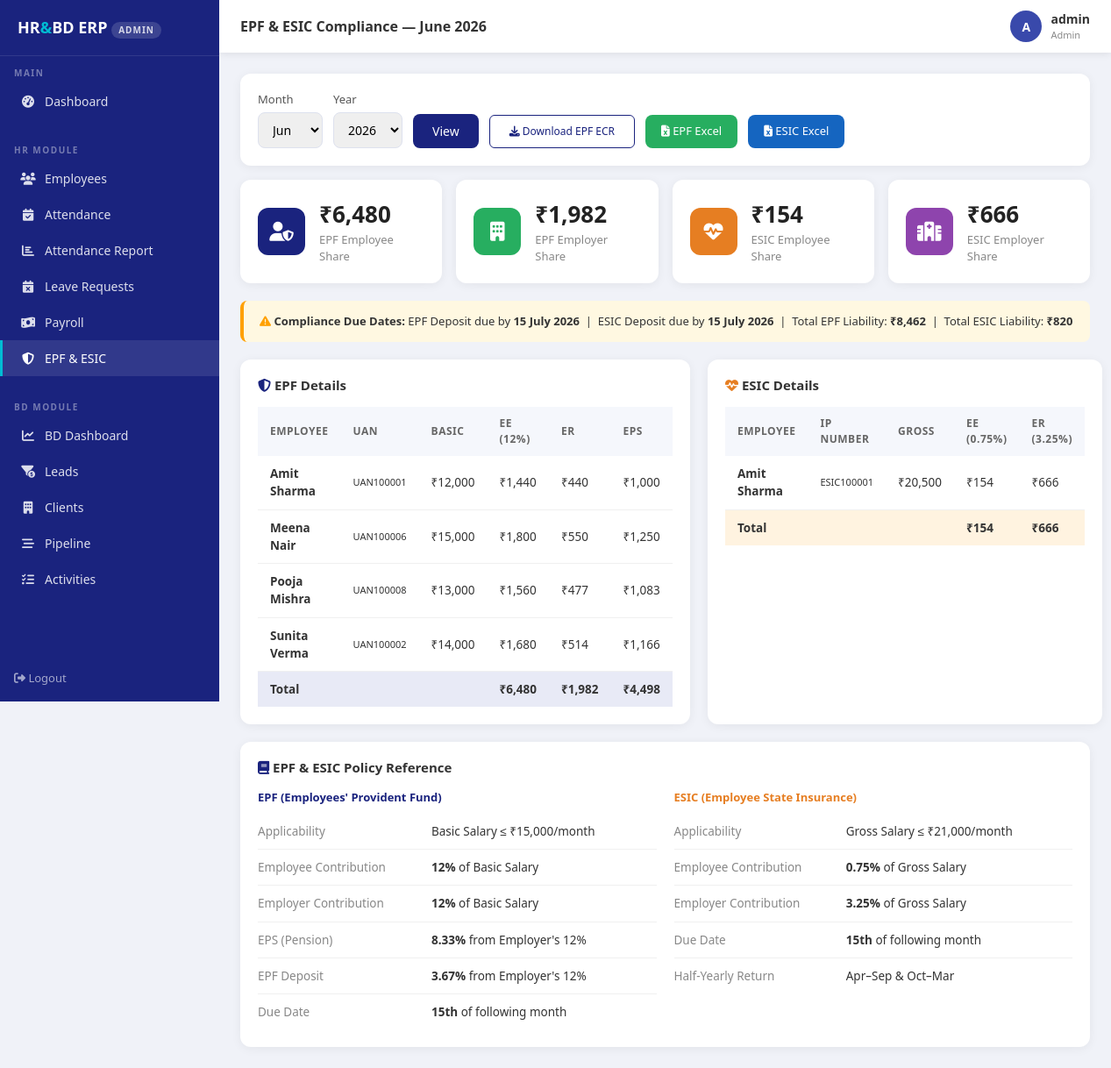
The app's page /compliance (signed in) with its own data.
### app/models/models.py (models this page shows, shortened)
class User(UserMixin, db.Model):
    __tablename__ = 'users'
    id            = db.Column(db.Integer, primary_key=True)
    username      = db.Column(db.String(80),  unique=True, nullable=False)
    email         = db.Column(db.String(120), unique=True, nullable=False)
    password_hash = db.Column(db.String(256))
    role          = db.Column(db.String(20),  default='employee')
    employee_id   = db.Column(db.Integer, db.ForeignKey('employees.id'), nullable=True)
    is_active     = db.Column(db.Boolean, default=True)
    created_at    = db.Column(db.DateTime, default=datetime.utcnow)

class EPFRecord(db.Model):
    __tablename__ = 'epf_records'
    id             = db.Column(db.Integer, primary_key=True)
    month          = db.Column(db.Integer, nullable=False)
    year           = db.Column(db.Integer, nullable=False)
    employee_id    = db.Column(db.Integer, db.ForeignKey('employees.id'), nullable=False)
    uan_number     = db.Column(db.String(20))
    basic_wages    = db.Column(db.Float, default=0.0)
    epf_employee   = db.Column(db.Float, default=0.0)
    epf_employer   = db.Column(db.Float, default=0.0)
    eps_employer   = db.Column(db.Float, default=0.0)
    total_epf      = db.Column(db.Float, default=0.0)
    deposit_status = db.Column(db.String(20), default='pending')
    deposit_date   = db.Column(db.Date,   nullable=True)
    challan_number = db.Column(db.String(50), nullable=True)
    created_at     = db.Column(db.DateTime, default=datetime.utcnow)
    employee = db.relationship('Employee', backref='epf_records')

class Employee(db.Model):
    __tablename__ = 'employees'
    id              = db.Column(db.Integer, primary_key=True)
    employee_code   = db.Column(db.String(20),  unique=True, nullable=False)
    first_name      = db.Column(db.String(50),  nullable=False)
    last_name       = db.Column(db.String(50),  nullable=False)
    email           = db.Column(db.String(120), unique=True, nullable=False)
    phone           = db.Column(db.String(15))
    date_of_birth   = db.Column(db.Date)
    gender          = db.Column(db.String(10))
    address         = db.Column(db.Text)
    department_id   = db.Column(db.Integer, db.ForeignKey('departments.id'))
    designation_id  = db.Column(db.Integer, db.ForeignKey('designations.id'))
    joining_date    = db.Column(db.Date, nullable=False)
    employment_type = db.Column(db.String(20), default='full_time')
    status          = db.Column(db.String(20), default='active')
    basic_salary       = db.Column(db.Float, default=0.0)
    hra                = db.Column(db.Float, default=0.0)
    special_allowance  = db.Column(db.Float, default=0.0)
    travel_allowance   = db.Column(db.Float, default=0.0)
    uan_number      = db.Column(db.String(20))   # EPF Universal Account Number
    esic_ip_number  = db.Column(db.String(20))   # ESIC Insured Person Number
    epf_applicable  = db.Column(db.Boolean, default=True)
    esic_applicable = db.Column(db.Boolean, default=True)
    pan_number      = db.Column(db.String(10))
    aadhaar_number  = db.Column(db.String(12))
    created_at      = db.Column(db.DateTime, default=datetime.utcnow)
    leave_requests    = db.relationship('LeaveRequest', backref='employee', lazy=True)
    attendance_records= db.relationship('Attendance',   backref='employee', lazy=True)
    payroll_records   = db.relationship('Payroll',      backref='employee', lazy=True)
    @property
    def full_name(self):
        return f'{self.first_name} {self.last_name}'

class ESICRecord(db.Model):
    __tablename__ = 'esic_records'
    id             = db.Column(db.Integer, primary_key=True)
    month          = db.Column(db.Integer, nullable=False)
    year           = db.Column(db.Integer, nullable=False)
    employee_id    = db.Column(db.Integer, db.ForeignKey('employees.id'), nullable=False)
    ip_number      = db.Column(db.String(20))
    gross_wages    = db.Column(db.Float, default=0.0)
    esic_employee  = db.Column(db.Float, default=0.0)
    esic_employer  = db.Column(db.Float, default=0.0)
    total_esic     = db.Column(db.Float, default=0.0)
    deposit_status = db.Column(db.String(20), default='pending')
    deposit_date   = db.Column(db.Date,   nullable=True)
    challan_number = db.Column(db.String(50), nullable=True)
    created_at     = db.Column(db.DateTime, default=datetime.utcnow)
    employee = db.relationship('Employee', backref='esic_records')

### app/routes/compliance.py (the view)
@compliance_bp.route('/compliance')
@login_required
@hr_only
def index():
    month = request.args.get('month', date.today().month, type=int)
    year  = request.args.get('year',  date.today().year,  type=int)
    return render_template('compliance/index.html',
                           **_svc.get_dashboard_data(month, year))

### app/templates/compliance/index.html (shortened to what this page needs)
{% extends "base.html" %}
{% block page_title %}EPF & ESIC Compliance — {{ month_name }} {{ year }}{% endblock %}
{% block content %}
<div class="table-card" style="margin-bottom:16px;">
  <form method="GET" style="display:flex;gap:12px;align-items:flex-end;">
    <div>
      <label>Month</label>
      <select name="month">
        {% for m in range(1,13) %}
        <option value="{{ m }}" {% if m == month %}selected{% endif %}>{{ ['','Jan','Feb','Mar','Apr','May','Jun','Jul','Aug','Sep','Oct','Nov','Dec'][m] }}</option>
        {% endfor %}
      </select>
    </div>
    <div>
      <label>Year</label>
      <select name="year">{% for y in range(2023,2027) %}<option value="{{ y }}" {% if y == year %}selected{% endif %}>{{ y }}</option>{% endfor %}</select>
    </div>
    <button type="submit" class="btn-primary-custom">View</button>
    {% if epf_records %}
    <a href="{{ url_for('compliance.epf_ecr', month=month, year=year) }}" class="btn-sm-outline" style="padding:9px 22px;"><i class="fas fa-download"></i> Download EPF ECR</a>
    <a href="{{ url_for('exports.export_epf', month=month, year=year) }}"
       style="background:#27ae60;color:white;padding:9px 18px;border-radius:8px;
              text-decoration:none;font-size:13px;font-weight:500;display:inline-block;">
      <i class="fas fa-file-excel"></i> EPF Excel
    </a>
    <a href="{{ url_for('exports.export_esic', month=month, year=year) }}"
       style="background:#1565c0;color:white;padding:9px 18px;border-radius:8px;
              text-decoration:none;font-size:13px;font-weight:500;display:inline-block;">
      <i class="fas fa-file-excel"></i> ESIC Excel
    </a>
    {% endif %}
  </form>
</div>
<div style="display:grid;grid-template-columns:repeat(4,1fr);gap:16px;margin-bottom:20px;">
  <div class="stat-card">
    <div class="stat-icon" style="background:#1a237e;"><i class="fas fa-user-shield"></i></div>
    <div><div class="stat-val">₹{{ '{:,.0f}'.format(total_epf_employee) }}</div><div class="stat-label">EPF Employee Share</div></div>
  </div>
  <div class="stat-card">
    <div class="stat-icon" style="background:#27ae60;"><i class="fas fa-building"></i></div>
    <div><div class="stat-val">₹{{ '{:,.0f}'.format(total_epf_employer) }}</div><div class="stat-label">EPF Employer Share</div></div>
  </div>
  <div class="stat-card">
    <div class="stat-icon" style="background:#e67e22;"><i class="fas fa-heartbeat"></i></div>
    <div><div class="stat-val">₹{{ '{:,.0f}'.format(total_esic_employee) }}</div><div class="stat-label">ESIC Employee Share</div></div>
  </div>
  <div class="stat-card">
    <div class="stat-icon" style="background:#8e44ad;"><i class="fas fa-hospital"></i></div>
    <div><div class="stat-val">₹{{ '{:,.0f}'.format(total_esic_employer) }}</div><div class="stat-label">ESIC Employer Share</div></div>
  </div>
</div>
<div style="background:#fff8e1;border-left:4px solid #ffa000;border-radius:8px;padding:14px 18px;margin-bottom:20px;font-size:13px;">
  <i class="fas fa-exclamation-triangle" style="color:#ffa000;"></i>
  <b>Compliance Due Dates:</b>
  EPF Deposit due by <b>{{ epf_due_date }}</b> &nbsp;|&nbsp;
  ESIC Deposit due by <b>{{ esic_due_date }}</b> &nbsp;|&nbsp;
  Total EPF Liability: <b>₹{{ '{:,.0f}'.format(total_epf) }}</b> &nbsp;|&nbsp;
  Total ESIC Liability: <b>₹{{ '{:,.0f}'.format(total_esic) }}</b>
</div>
<div style="display:grid;grid-template-columns:1fr 1fr;gap:20px;">
  <div class="table-card">
    <h5><i class="fas fa-shield-alt" style="color:#1a237e;"></i> EPF Details</h5>
    <table>
      <thead><tr><th>Employee</th><th>UAN</th><th>Basic</th><th>EE (12%)</th><th>ER</th><th>EPS</th></tr></thead>
      <tbody>
        {% for r in epf_records %}
        <tr>
          <td><b>{{ r.employee.full_name }}</b></td>
          <td style="font-size:11px;">{{ r.uan_number or '—' }}</td>
          <td>₹{{ '{:,.0f}'.format(r.basic_wages) }}</td>
          <td>₹{{ '{:,.0f}'.format(r.epf_employee) }}</td>
          <td>₹{{ '{:,.0f}'.format(r.epf_employer) }}</td>
          <td>₹{{ '{:,.0f}'.format(r.eps_employer) }}</td>
        </tr>
        {% else %}
        <tr><td colspan="6" style="text-align:center;color:#aaa;padding:20px;">No EPF records. Generate payroll first.</td></tr>
        {% endfor %}
        {% if epf_records %}
        <tr style="background:#e8eaf6;font-weight:700;">
          <td colspan="3">Total</td>
          <td>₹{{ '{:,.0f}'.format(total_epf_employee) }}</td>
          <td>₹{{ '{:,.0f}'.format(total_epf_employer) }}</td>
          <td>₹{{ '{:,.0f}'.format(total_eps) }}</td>
        </tr>
        {% endif %}
      </tbody>
    </table>
  </div>
  <div class="table-card">
    <h5><i class="fas fa-heartbeat" style="color:#e67e22;"></i> ESIC Details</h5>
    <table>
      <thead><tr><th>Employee</th><th>IP Number</th><th>Gross</th><th>EE (0.75%)</th><th>ER (3.25%)</th></tr></thead>
      <tbody>
        {% for r in esic_records %}
        <tr>
          <td><b>{{ r.employee.full_name }}</b></td>
          <td style="font-size:11px;">{{ r.ip_number or '—' }}</td>
          <td>₹{{ '{:,.0f}'.format(r.gross_wages) }}</td>
          <td>₹{{ '{:,.0f}'.format(r.esic_employee) }}</td>
          <td>₹{{ '{:,.0f}'.format(r.esic_employer) }}</td>
        </tr>
        {% else %}
        <tr><td colspan="5" style="text-align:center;color:#aaa;padding:20px;">No ESIC records. Generate payroll first.</td></tr>
        {% endfor %}
        {% if esic_records %}
        <tr style="background:#fff3e0;font-weight:700;">
          <td colspan="3">Total</td>
          <td>₹{{ '{:,.0f}'.format(total_esic_employee) }}</td>
          <td>₹{{ '{:,.0f}'.format(total_esic_employer) }}</td>
        </tr>
        {% endif %}
      </tbody>
    </table>
  </div>
</div>
<div class="table-card" style="margin-top:20px;">
  <h5><i class="fas fa-book" style="color:#1a237e;"></i> EPF & ESIC Policy Reference</h5>
  <div style="display:grid;grid-template-columns:1fr 1fr;gap:20px;font-size:13px;">
    <div>
      <b style="color:#1a237e;">EPF (Employees' Provident Fund)</b>
      <table style="margin-top:8px;">
        <tr><td style="color:#888;padding:4px 0;">Applicability</td><td>Basic Salary ≤ ₹15,000/month</td></tr>
        <tr><td style="color:#888;padding:4px 0;">Employee Contribution</td><td><b>12%</b> of Basic Salary</td></tr>
        <tr><td style="color:#888;padding:4px 0;">Employer Contribution</td><td><b>12%</b> of Basic Salary</td></tr>
        <tr><td style="color:#888;padding:4px 0;">EPS (Pension)</td><td><b>8.33%</b> from Employer's 12%</td></tr>
        <tr><td style="color:#888;padding:4px 0;">EPF Deposit</td><td><b>3.67%</b> from Employer's 12%</td></tr>
        <tr><td style="color:#888;padding:4px 0;">Due Date</td><td><b>15th</b> of following month</td></tr>
      </table>
    </div>
    <div>
      <b style="color:#e67e22;">ESIC (Employee State Insurance)</b>
      <table style="margin-top:8px;">
        <tr><td style="color:#888;padding:4px 0;">Applicability</td><td>Gross Salary ≤ ₹21,000/month</td></tr>
        <tr><td style="color:#888;padding:4px 0;">Employee Contribution</td><td><b>0.75%</b> of Gross Salary</td></tr>
        <tr><td style="color:#888;padding:4px 0;">Employer Contribution</td><td><b>3.25%</b> of Gross Salary</td></tr>
        <tr><td style="color:#888;padding:4px 0;">Due Date</td><td><b>15th</b> of following month</td></tr>
        <tr><td style="color:#888;padding:4px 0;">Half-Yearly Return</td><td>Apr–Sep & Oct–Mar</td></tr>
      </table>
    </div>
  </div>
</div>
{% endblock %}

### app/templates/base.html (shortened to what this page needs)
<!DOCTYPE html>
<html lang="en">
<head>
  <link rel="stylesheet" href="https://cdnjs.cloudflare.com/ajax/libs/font-awesome/6.4.0/css/all.min.css">
  <link rel="stylesheet" href="https://cdnjs.cloudflare.com/ajax/libs/bootstrap/5.3.0/css/bootstrap.min.css">
</head>
<body>
<nav class="sidebar">
  <div class="sidebar-brand">
    HR<span>&</span>BD ERP
    <div class="role-badge">{{ current_user.role.replace('_',' ') }}</div>
  </div>
  <div class="sidebar-section">Main</div>
  <ul class="sidebar-menu">
    <li><a href="{{ url_for('dashboard.index') }}"
           class="{{ 'active' if request.endpoint == 'dashboard.index' }}">
      <i class="fas fa-tachometer-alt"></i> Dashboard
    </a></li>
  </ul>
  {% if current_user.role in ('admin', 'hr_manager') %}
  <div class="sidebar-section">HR Module</div>
  <ul class="sidebar-menu">
    <li><a href="{{ url_for('employees.index') }}"
           class="{{ 'active' if 'employees' in request.endpoint }}">
      <i class="fas fa-users"></i> Employees
    </a></li>
    <li><a href="{{ url_for('attendance.index') }}"
           class="{{ 'active' if request.endpoint == 'attendance.index' }}">
      <i class="fas fa-calendar-check"></i> Attendance
    </a></li>
    <li><a href="{{ url_for('attendance.report') }}"
           class="{{ 'active' if request.endpoint == 'attendance.report' }}">
      <i class="fas fa-chart-bar"></i> Attendance Report
    </a></li>
    <li><a href="{{ url_for('leave.index') }}"
           class="{{ 'active' if request.endpoint == 'leave.index' }}">
      <i class="fas fa-calendar-times"></i> Leave Requests
    </a></li>
    <li><a href="{{ url_for('payroll.index') }}"
           class="{{ 'active' if request.endpoint == 'payroll.index' }}">
      <i class="fas fa-money-bill-wave"></i> Payroll
    </a></li>
    <li><a href="{{ url_for('compliance.index') }}"
           class="{{ 'active' if 'compliance' in request.endpoint }}">
      <i class="fas fa-shield-alt"></i> EPF & ESIC
    </a></li>
  </ul>
  {% endif %}
  {% if current_user.role in ('admin', 'bd_manager', 'bd_executive') %}
  <div class="sidebar-section">BD Module</div>
  <ul class="sidebar-menu">
    <li><a href="{{ url_for('bd.index') }}"
           class="{{ 'active' if request.endpoint == 'bd.index' }}">
      <i class="fas fa-chart-line"></i> BD Dashboard
    </a></li>
    <li><a href="{{ url_for('bd.leads') }}"
           class="{{ 'active' if request.endpoint in ['bd.leads','bd.add_lead'] }}">
      <i class="fas fa-funnel-dollar"></i> Leads
    </a></li>
    <li><a href="{{ url_for('bd.clients') }}"
           class="{{ 'active' if request.endpoint in ['bd.clients','bd.add_client'] }}">
      <i class="fas fa-building"></i> Clients
    </a></li>
    <li><a href="{{ url_for('bd.pipeline') }}"
           class="{{ 'active' if 'pipeline' in request.endpoint or 'opportunity' in request.endpoint }}">
      <i class="fas fa-stream"></i> Pipeline
    </a></li>
    <li><a href="{{ url_for('bd.activities') }}"
           class="{{ 'active' if 'activit' in request.endpoint }}">
      <i class="fas fa-tasks"></i> Activities
    </a></li>
  </ul>
  {% endif %}
  <div style="margin-top:auto;padding:16px;">
    <a href="{{ url_for('auth.logout') }}"
       style="color:rgba(255,255,255,0.6);font-size:13px;text-decoration:none;">
      <i class="fas fa-sign-out-alt"></i> Logout
    </a>
  </div>
</nav>
<div class="topbar">
  <div class="topbar-title">{% block page_title %}Dashboard{% endblock %}</div>
  <div class="topbar-user">
    <div class="avatar">{{ current_user.username[0].upper() }}</div>
    <div>
      <div style="font-weight:600;font-size:14px;">{{ current_user.username }}</div>
      <div style="font-size:11px;color:#888;">
        {{ current_user.role.replace('_',' ').title() }}
      </div>
    </div>
  </div>
</div>
<div class="main-content">
  {% block content %}{% endblock %}
</div>
</body>
</html>

### records on screen
User: role.replace "ADMIN", username "A", username "admin", role.replace "Admin"
EPFRecord: employee.full_name "Amit Sharma", uan_number "UAN100001", basic_wages "12,000", epf_employee "1,440", epf_employer "440", eps_employer "1,000"
EPFRecord: employee.full_name "Meena Nair", uan_number "UAN100006", basic_wages "15,000", epf_employee "1,800", epf_employer "550", eps_employer "1,250"
EPFRecord: employee.full_name "Pooja Mishra", uan_number "UAN100008", basic_wages "13,000", epf_employee "1,560", epf_employer "477", eps_employer "1,083"
EPFRecord: employee.full_name "Sunita Verma", uan_number "UAN100002", basic_wages "14,000", epf_employee "1,680", epf_employer "514", eps_employer "1,166"
ESICRecord: employee.full_name "Amit Sharma", ip_number "ESIC100001", gross_wages "20,500", esic_employee "154", esic_employer "666"

### other values on screen
{{ month_name }} "June"
{{ year }} "2026"
{{ '{:,.0f}'.format(total_epf_employee) }} "6,480"
{{ '{:,.0f}'.format(total_epf_employer) }} "1,982"
{{ '{:,.0f}'.format(total_esic_employee) }} "154"
{{ '{:,.0f}'.format(total_esic_employer) }} "666"
{{ epf_due_date }} "15 July 2026"
{{ esic_due_date }} "15 July 2026"
{{ '{:,.0f}'.format(total_epf) }} "8,462"
{{ '{:,.0f}'.format(total_esic) }} "820"
{{ '{:,.0f}'.format(total_eps) }} "4,498"
form field month "Jun"
form field year "2026"
